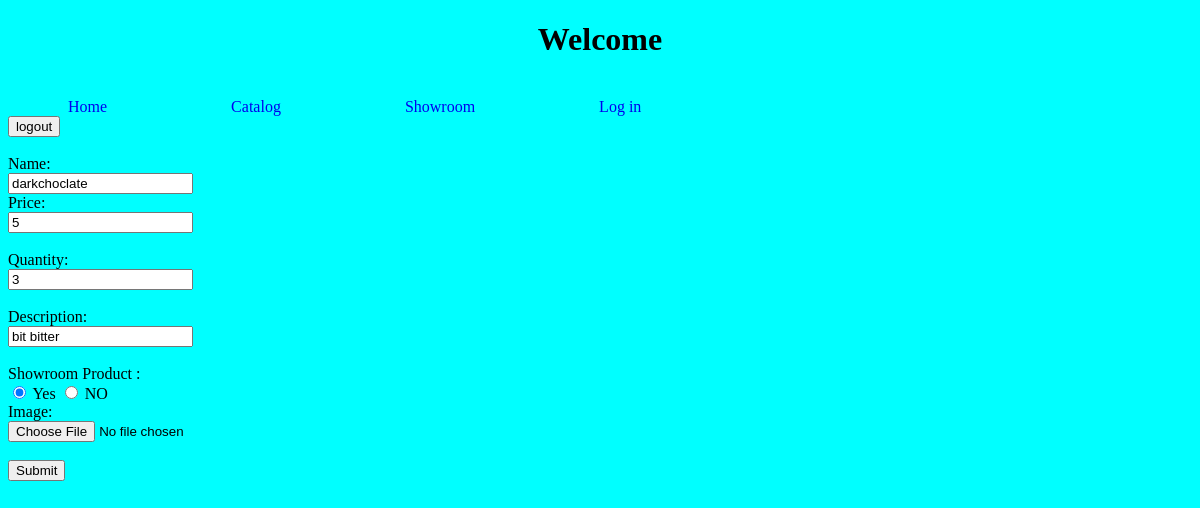
The page /updation_form.php?id=14 on the database its author committed.
### tables this page shows
CREATE TABLE IF NOT EXISTS `product` (
  `id` int(11) NOT NULL AUTO_INCREMENT,
  `name` varchar(100) NOT NULL,
  `quantity` int(11) NOT NULL,
  `price` int(11) NOT NULL,
  `image_name` varchar(100) DEFAULT NULL,
  `image_url` varchar(100) NOT NULL,
  `like_count` int(11) DEFAULT 0,
  `description` varchar(500) NOT NULL,
  `is_showroom` int(1) NOT NULL DEFAULT 0,
  PRIMARY KEY (`id`)
);

### updation_form.php (the view, shortened to what this page needs)
<?php
    include 'db/conn.php';
    require_once("views/header.php");
    $sql = "SELECT * from product where id=".$_GET['id'];
    $result = $conn->query($sql);
    while($row = $result->fetch_assoc()) {
?>
<form action="<?= $_SERVER['PHP_SELF'] ?>" method="post" >
             <input type="submit" name="logout" value="logout"><br><br>
        </form>
        <form action="db_update.php" method="post" enctype="multipart/form-data">
            Name:<br>
            <input type="text" name="name" value="<?= $row['name']?>" pattern="[a-zA-z]{1,25}"><br>
            Price:<br>
            <input type="number" name="price" value="<?= $row['price']?>"><br><br>
            Quantity:<br>
            <input type="number" name="quantity" value="<?= $row['quantity']?>"><br><br>
            Description:<br>
            <input type="text" name="description" value="<?= $row['description']?>"><br><br>
            Showroom Product : <br>
            <input type="radio" name="is_showroom" value="1" checked> Yes
            <input type="radio" name="is_showroom" value="0"> NO<br>
            Image:<br>
            <input type="file" name="image"  ><br><br>
            <input type="submit" value="Submit">
        </form>
    <?php
    }
    ?>

### views/header.php (style rules this page uses)
body { background-color: aqua; }

### rows shown on the page
product: name "darkchoclate", price "5", quantity "3", description "bit bitter"
